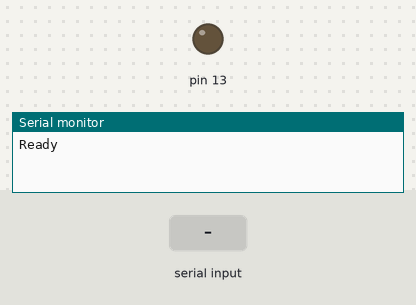
This sketch was run on a simulated Arduino Uno, built with avr-gcc and run on an emulated ATmega328P. Shown: output pins drawn as LEDs (lit = HIGH), the last lines printed to the serial monitor. The inputs (shaded band) are chosen by the test bench.

Above: at 1.2 s.
1.3 s: "1" received over Serial
At 2.3 s:
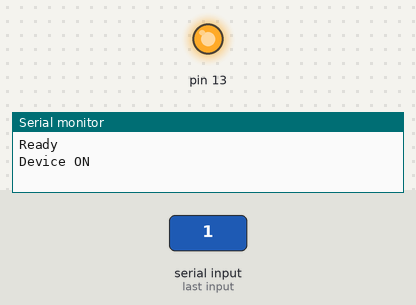
2.8 s: "0" received over Serial
At 3.4 s:
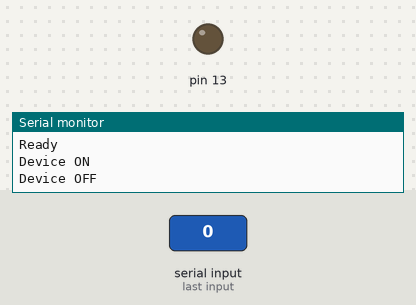
Timing chart, 0 to 5.8 s (numbered marks = the images above; inputs shaded):
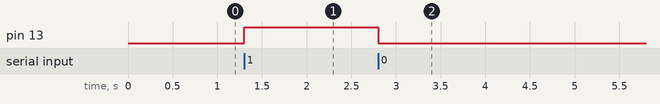

The sketch:

speech_recognition_system.ino
```cpp
void setup() {
  pinMode(13, OUTPUT);
  Serial.begin(9600);
  Serial.println("Ready");
}

void loop() {
  if (Serial.available() > 0) {
    char c = Serial.read();

    if (c == '1') {
      digitalWrite(13, HIGH);
      Serial.println("Device ON");
    }

    if (c == '0') {
      digitalWrite(13, LOW);
      Serial.println("Device OFF");
    }
  }
}
```

Measured:
- after the input at 1.3 s, pin 13: LOW → HIGH at once
- after the input at 2.8 s, pin 13: HIGH → LOW at once
